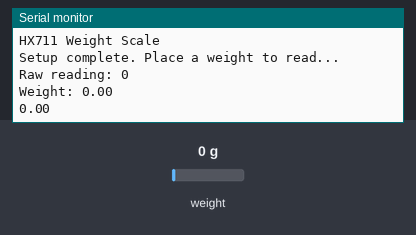
A sketch run on a simulated ESP8266 (NodeMCU). On the bench: the last lines printed to the serial monitor. The test bench sets the inputs (shaded band); at power-on: weight on the scale 0 g.

Above: at 2.2 s.
2.3 s: weight on the scale set to 100 g
At 3.6 s:
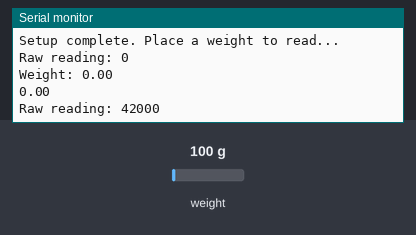
3.8 s: weight on the scale set to 1250 g
At 4.8 s:
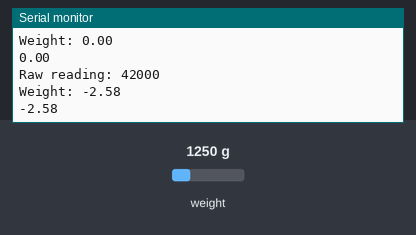
Timing chart, 0 to 6.8 s (numbered marks = the images above; inputs shaded):
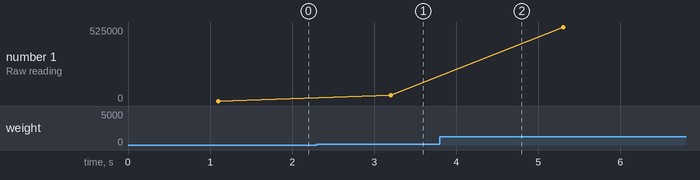

The sketch:

Load_sensor.ino
```cpp
#include <HX711.h>
#include <ESP8266WiFi.h>
#include <SoftwareSerial.h>

// Pin definitions for ESP8266
#define DT_PIN D2 // D2 (GPIO 4)
#define SCK_PIN D3  // D1 (GPIO 5)

HX711 scale; // Create HX711 object without parameters

void setup() {
  Serial.begin(9600); // Start serial communication
  Serial.println("HX711 Weight Scale");

  // Initialize HX711 with DT and SCK pins
  scale.begin(DT_PIN, SCK_PIN);
  // Optional: Reset scale to zero
  scale.set_scale();
  scale.tare(); // Zero the scale (remove any offset)
  Serial.println("Setup complete. Place a weight to read...");
}

void loop() {

  // Read raw data from HX711
  long reading = scale.read();
  Serial.print("Raw reading: ");
  Serial.println(reading);

  // Optional: Convert to weight (requires calibration)
  float weight = scale.get_units(10); // Average of 2 readings
  Serial.print("Weight: ");
  float val = map(weight, -100, 645975, 0, 5000);
  float cal = val / 1000;
  Serial.println(cal);
  Serial.println(cal, 2); // 2 decimal places

  delay(1000); // Delay for readable output
}
```

Measured:
- after the input at 2.3 s, the serial monitor: prints a new line after 0.90 s (image 1)
- after the input at 3.8 s, the serial monitor: prints a new line after 0.40 s (image 2)
- plotted number 1: 0 → 42000 after the input at 2.3 s, 42000 → 525000 after the input at 3.8 s
